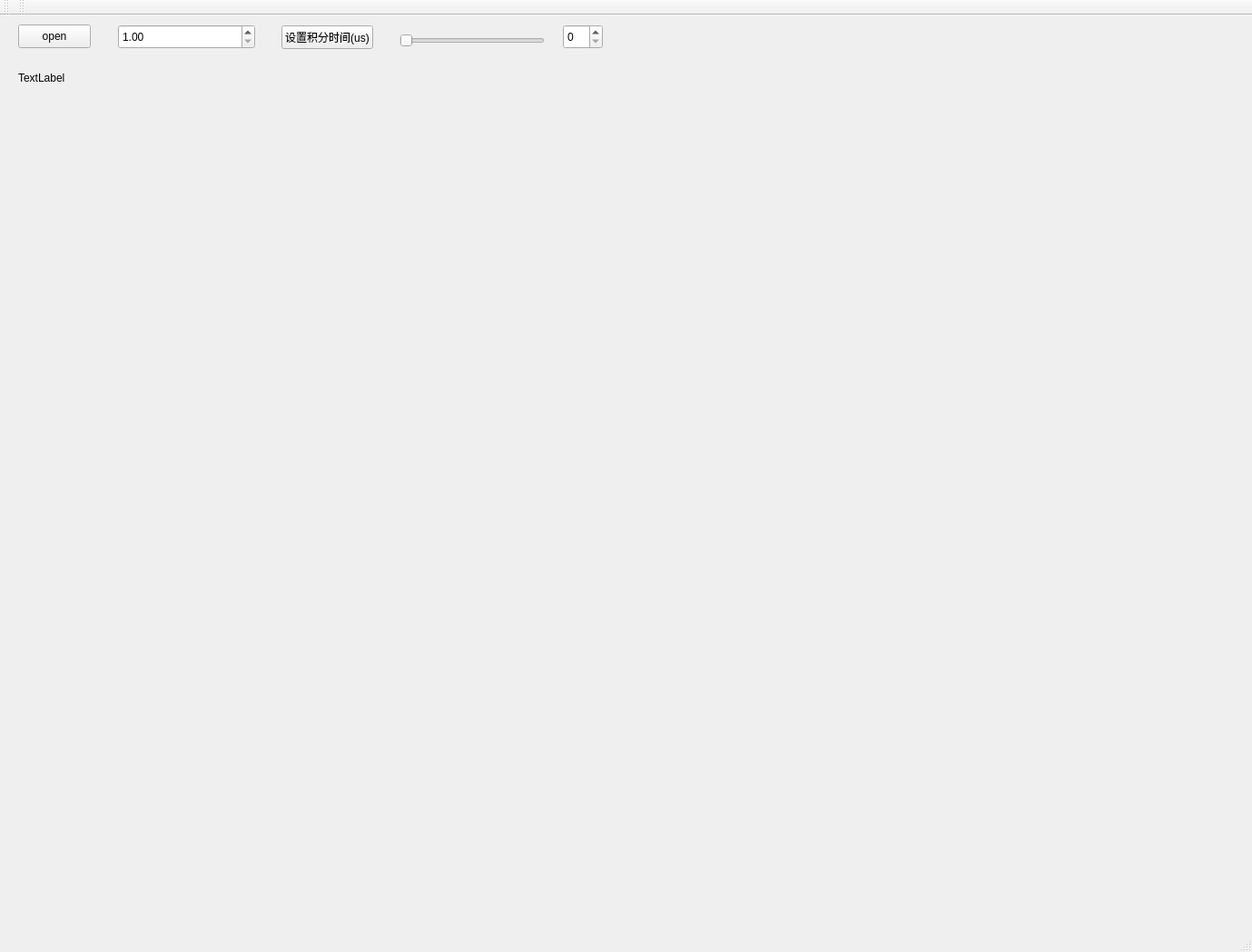
<?xml version="1.0" encoding="UTF-8"?>
<ui version="4.0">
 <class>APICS</class>
 <widget class="QMainWindow" name="APICS">
  <property name="geometry">
   <rect>
    <x>0</x>
    <y>0</y>
    <width>1379</width>
    <height>1049</height>
   </rect>
  </property>
  <property name="windowTitle">
   <string>APICS</string>
  </property>
  <widget class="QWidget" name="centralWidget">
   <widget class="QLabel" name="label">
    <property name="geometry">
     <rect>
      <x>20</x>
      <y>60</y>
      <width>55</width>
      <height>18</height>
     </rect>
    </property>
    <property name="text">
     <string>TextLabel</string>
    </property>
   </widget>
   <widget class="QPushButton" name="pushButton">
    <property name="geometry">
     <rect>
      <x>20</x>
      <y>10</y>
      <width>80</width>
      <height>26</height>
     </rect>
    </property>
    <property name="text">
     <string>open</string>
    </property>
   </widget>
   <widget class="QDoubleSpinBox" name="doubleSpinBox">
    <property name="geometry">
     <rect>
      <x>130</x>
      <y>10</y>
      <width>151</width>
      <height>27</height>
     </rect>
    </property>
    <property name="minimum">
     <double>1.000000000000000</double>
    </property>
    <property name="maximum">
     <double>60000000.000000000000000</double>
    </property>
   </widget>
   <widget class="QPushButton" name="pushButton_2">
    <property name="geometry">
     <rect>
      <x>310</x>
      <y>11</y>
      <width>101</width>
      <height>26</height>
     </rect>
    </property>
    <property name="text">
     <string>设置积分时间(us)</string>
    </property>
   </widget>
   <widget class="QSpinBox" name="spinBox">
    <property name="geometry">
     <rect>
      <x>620</x>
      <y>10</y>
      <width>44</width>
      <height>27</height>
     </rect>
    </property>
    <property name="maximum">
     <number>3</number>
    </property>
   </widget>
   <widget class="QSlider" name="horizontalSlider">
    <property name="geometry">
     <rect>
      <x>440</x>
      <y>20</y>
      <width>160</width>
      <height>16</height>
     </rect>
    </property>
    <property name="maximum">
     <number>3</number>
    </property>
    <property name="orientation">
     <enum>Qt::Horizontal</enum>
    </property>
   </widget>
  </widget>
  <widget class="QMenuBar" name="menuBar">
   <property name="geometry">
    <rect>
     <x>0</x>
     <y>0</y>
     <width>1379</width>
     <height>23</height>
    </rect>
   </property>
  </widget>
  <widget class="QToolBar" name="mainToolBar">
   <attribute name="toolBarArea">
    <enum>TopToolBarArea</enum>
   </attribute>
   <attribute name="toolBarBreak">
    <bool>false</bool>
   </attribute>
  </widget>
  <widget class="QStatusBar" name="statusBar"/>
  <widget class="QToolBar" name="toolBar">
   <property name="windowTitle">
    <string>toolBar</string>
   </property>
   <attribute name="toolBarArea">
    <enum>TopToolBarArea</enum>
   </attribute>
   <attribute name="toolBarBreak">
    <bool>false</bool>
   </attribute>
  </widget>
 </widget>
 <layoutdefault spacing="6" margin="11"/>
 <resources/>
 <connections/>
</ui>
